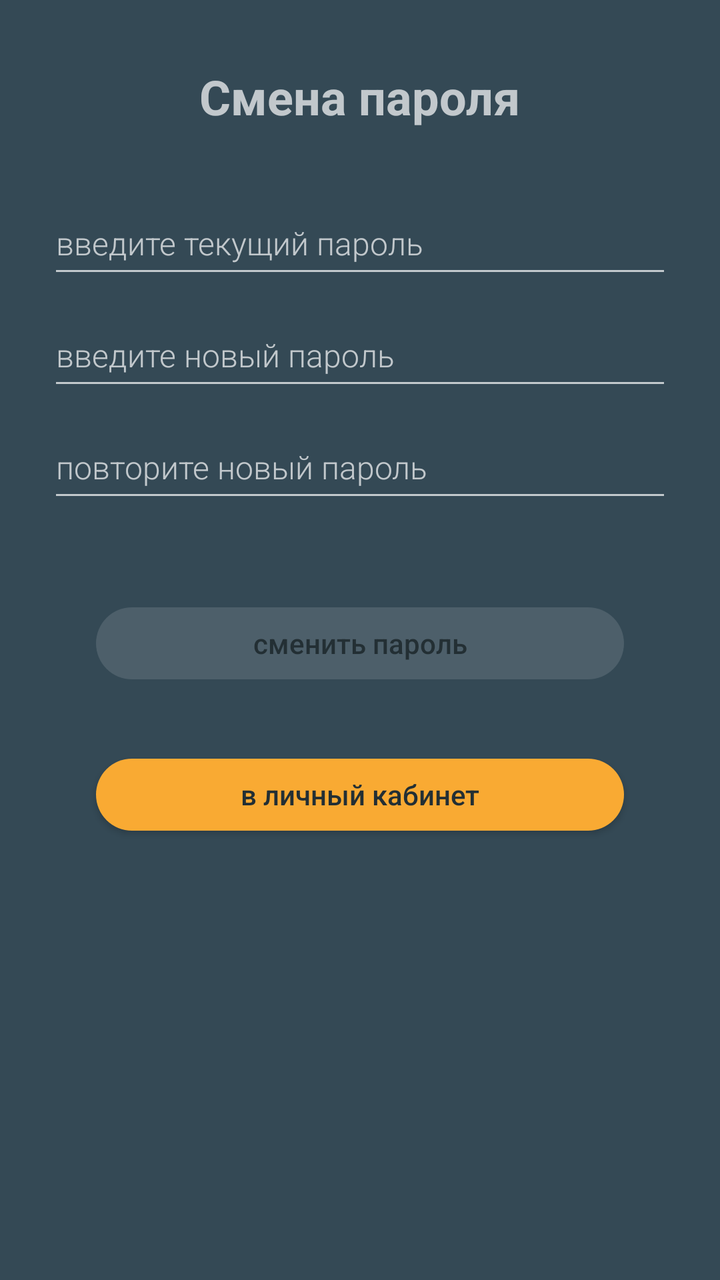
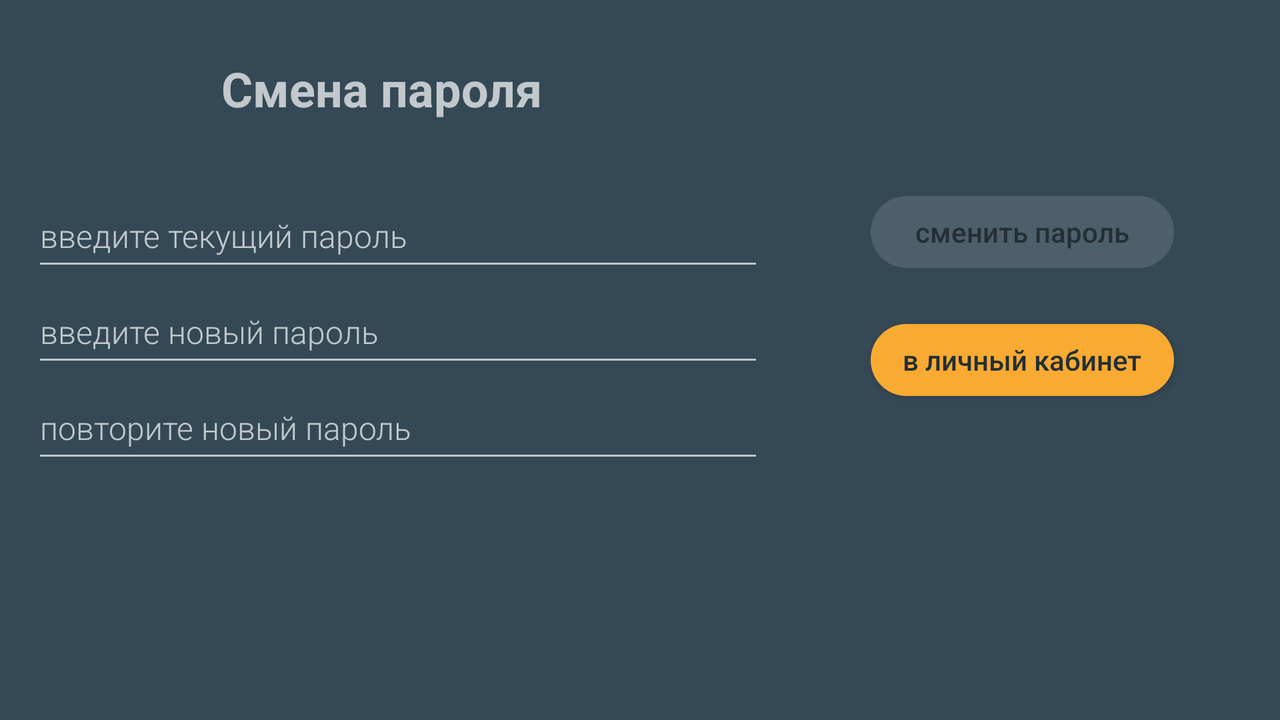

An Android layout and its configuration variant, each rendered on a device that would load it. The default file and the variant file are quoted in full after the pictures.
<!-- AndroidManifest.xml: application theme Theme.BzB -->
<!-- res/layout/fragment_change_password.xml -->
<?xml version="1.0" encoding="utf-8"?>
<androidx.constraintlayout.widget.ConstraintLayout xmlns:android="http://schemas.android.com/apk/res/android"
    xmlns:app="http://schemas.android.com/apk/res-auto"
    xmlns:tools="http://schemas.android.com/tools"
    android:layout_width="match_parent"
    android:layout_height="match_parent"
    android:id="@+id/container_change_password"
    android:background="@color/primaryColorDark"
    android:paddingLeft="@dimen/fragment_horizontal_margin"
    android:paddingTop="@dimen/fragment_vertical_margin"
    android:paddingRight="@dimen/fragment_horizontal_margin"
    android:paddingBottom="@dimen/fragment_vertical_margin"
    tools:context="fragments.ChangePasswordFragment"
    >
    <TextView
        android:id="@+id/tv_validation_header"
        android:layout_width="wrap_content"
        android:layout_height="wrap_content"
        android:text="@string/bzb_change_password_label"
        android:textSize="24sp"
        android:textStyle="bold"
        app:layout_constraintBottom_toTopOf="@+id/et_cp_password"
        app:layout_constraintEnd_toEndOf="parent"
        app:layout_constraintStart_toStartOf="parent"
        app:layout_constraintTop_toTopOf="parent" />

    <EditText
        android:id="@+id/et_cp_password"
        android:layout_width="0dp"
        android:layout_height="wrap_content"
        android:layout_marginStart="24dp"
        android:layout_marginTop="96dp"
        android:layout_marginEnd="24dp"
        android:fontFamily="sans-serif-light"
        android:hint="@string/current_password"
        android:inputType="textPassword"
        android:minHeight="48dp"
        android:selectAllOnFocus="true"
        android:textAppearance="@style/TextAppearance.AppCompat.Display4"
        android:textSize="16sp"
        app:layout_constraintEnd_toEndOf="parent"
        app:layout_constraintStart_toStartOf="parent"
        app:layout_constraintTop_toTopOf="parent" />

    <EditText
        android:id="@+id/et_cp_new_password"
        android:layout_width="0dp"
        android:layout_height="wrap_content"
        android:layout_marginStart="24dp"
        android:layout_marginTop="8dp"
        android:layout_marginEnd="24dp"
        android:hint="@string/new_password"
        android:imeActionLabel="@string/action_sign_in_short"
        android:imeOptions="actionDone"
        android:inputType="textPassword"
        android:minHeight="48dp"
        android:selectAllOnFocus="true"
        android:textAppearance="@style/TextAppearance.AppCompat.Display4"
        android:textColorLink="#FF03DAC5"
        android:textSize="16sp"
        app:layout_constraintEnd_toEndOf="parent"
        app:layout_constraintStart_toStartOf="parent"
        app:layout_constraintTop_toBottomOf="@+id/et_cp_password" />

    <EditText
        android:id="@+id/et_cp_new_password_confirm"
        android:layout_width="0dp"
        android:layout_height="wrap_content"
        android:layout_marginStart="24dp"
        android:layout_marginTop="8dp"
        android:layout_marginEnd="24dp"
        android:hint="@string/new_password_confirm"
        android:imeActionLabel="@string/action_sign_in_short"
        android:imeOptions="actionDone"
        android:inputType="textPassword"
        android:minHeight="48dp"
        android:selectAllOnFocus="true"
        android:textAppearance="@style/TextAppearance.AppCompat.Display4"
        android:textColorLink="#FF03DAC5"
        android:textSize="16sp"
        app:layout_constraintEnd_toEndOf="parent"
        app:layout_constraintStart_toStartOf="parent"
        app:layout_constraintTop_toBottomOf="@+id/et_cp_new_password" />

    <Button
        android:id="@+id/b_cp_change_pass"
        android:layout_width="0dp"
        android:layout_height="wrap_content"
        android:layout_gravity="start"
        android:layout_marginStart="48dp"
        android:layout_marginTop="16dp"
        android:layout_marginEnd="48dp"
        android:layout_marginBottom="64dp"
        android:enabled="false"
        android:fontFamily="sans-serif-medium"
        android:text="@string/action_change_password"
        android:textAppearance="@style/TextAppearance.AppCompat.Display4"
        android:textColor="@color/primaryColorBlue"
        android:textSize="14sp"
        app:cornerRadius="20dp"
        app:layout_constraintBottom_toBottomOf="parent"
        app:layout_constraintEnd_toEndOf="parent"
        app:layout_constraintStart_toStartOf="parent"
        app:layout_constraintTop_toBottomOf="@+id/et_cp_new_password_confirm"
        app:layout_constraintVertical_bias="0.1" />

    <ProgressBar
        android:id="@+id/cp_loading"
        android:layout_width="wrap_content"
        android:layout_height="wrap_content"
        android:layout_gravity="center"
        android:layout_marginStart="32dp"
        android:layout_marginTop="64dp"
        android:layout_marginEnd="32dp"
        android:layout_marginBottom="64dp"
        android:visibility="gone"
        app:layout_constraintBottom_toBottomOf="parent"
        app:layout_constraintEnd_toEndOf="@+id/et_cp_new_password_confirm"
        app:layout_constraintStart_toStartOf="@+id/et_cp_new_password_confirm"
        app:layout_constraintTop_toTopOf="parent"
        app:layout_constraintVertical_bias="0.3" />

    <Button
        android:id="@+id/b_cp_back_to_user_page"
        android:layout_width="0dp"
        android:layout_height="wrap_content"
        android:layout_marginStart="48dp"
        android:layout_marginTop="16dp"
        android:layout_marginEnd="48dp"
        android:fontFamily="sans-serif-medium"
        android:text="@string/action_back_to_user_page"
        android:textAppearance="@style/TextAppearance.AppCompat.Display4"
        android:textColor="@color/primaryColorBlue"
        android:textSize="14sp"
        app:cornerRadius="20dp"
        app:layout_constraintBottom_toBottomOf="parent"
        app:layout_constraintEnd_toEndOf="parent"
        app:layout_constraintStart_toStartOf="parent"
        app:layout_constraintTop_toBottomOf="@+id/b_cp_change_pass"
        app:layout_constraintVertical_bias="0.05" />

</androidx.constraintlayout.widget.ConstraintLayout>
<!-- resources referenced by this layout -->
<resources>
  <color name="primaryColorBlue">#232F34</color>
  <color name="primaryColorDark">#344955</color>
  <string name="action_back_to_user_page">в личный кабинет</string>
  <string name="action_change_password">сменить пароль</string>
  <string name="action_sign_in_short">Sign in</string>
  <string name="bzb_change_password_label">Смена пароля</string>
  <string name="current_password">введите текущий пароль</string>
  <string name="new_password">введите новый пароль</string>
  <string name="new_password_confirm">повторите новый пароль</string>
  <style name="Theme.BzB" parent="Theme.MaterialComponents">
          
          <item name="colorPrimary">@color/primaryColor</item>
          <item name="colorPrimaryVariant">@color/purple_700</item>
          <item name="colorOnPrimary">@color/white</item>
          
          <item name="colorSecondary">@color/primaryColorBlueL</item>
          <item name="colorSecondaryVariant">@color/primaryColorDark</item>
          <item name="colorOnSecondary">@color/black</item>
          
          <item name="android:statusBarColor" tools:targetApi="l">?attr/colorPrimaryVariant</item>
          
          <item name="android:windowAnimationStyle">@style/CustomActivityAnimation</item>
      </style>
  <color name="primaryColor">#F9AA33</color>
  <color name="purple_700">#FF3700B3</color>
  <color name="white">#FFFFFFFF</color>
  <color name="primaryColorBlueL">#4A6572</color>
  <color name="black">#FF000000</color>
  <style name="CustomActivityAnimation" parent="@android:style/Animation.Activity">
          <item name="android:activityOpenEnterAnimation">@anim/slide_in_right</item>
          <item name="android:activityOpenExitAnimation">@anim/slide_out_left</item>
          <item name="android:activityCloseEnterAnimation">@anim/slide_in_left</item>
          <item name="android:activityCloseExitAnimation">@anim/slide_out_right</item>
      </style>
</resources>
<!-- res/layout-land/fragment_change_password.xml (the repository's variant of the layout above) -->
<!-- drawn on the phone turned sideways -->
<?xml version="1.0" encoding="utf-8"?>
<androidx.constraintlayout.widget.ConstraintLayout xmlns:android="http://schemas.android.com/apk/res/android"
    xmlns:app="http://schemas.android.com/apk/res-auto"
    xmlns:tools="http://schemas.android.com/tools"
    android:layout_width="match_parent"
    android:layout_height="match_parent"
    android:id="@+id/container_change_password"
    android:background="@color/primaryColorDark"
    android:paddingLeft="@dimen/fragment_horizontal_margin"
    android:paddingTop="@dimen/fragment_vertical_margin"
    android:paddingRight="@dimen/fragment_horizontal_margin"
    android:paddingBottom="@dimen/fragment_vertical_margin"
    tools:context="fragments.ChangePasswordFragment"
    >

    <androidx.constraintlayout.widget.ConstraintLayout
        android:id="@+id/constraintLayout4"
        android:layout_width="0dp"
        android:layout_height="match_parent"
        app:layout_constraintBottom_toBottomOf="parent"
        app:layout_constraintEnd_toStartOf="@+id/guideline3"
        app:layout_constraintHorizontal_bias="0.0"
        app:layout_constraintStart_toStartOf="parent"
        app:layout_constraintTop_toTopOf="parent">

        <TextView
            android:id="@+id/tv_validation_header"
            android:layout_width="wrap_content"
            android:layout_height="wrap_content"
            android:layout_marginTop="28dp"
            android:text="@string/bzb_change_password_label"
            android:textSize="24sp"
            android:textStyle="bold"
            app:layout_constraintEnd_toEndOf="parent"
            app:layout_constraintStart_toStartOf="parent"
            app:layout_constraintTop_toTopOf="parent" />

        <EditText
            android:id="@+id/et_cp_password"
            android:layout_width="0dp"
            android:layout_height="wrap_content"
            android:layout_marginStart="16dp"
            android:layout_marginTop="32dp"
            android:fontFamily="sans-serif-light"
            android:hint="@string/current_password"
            android:inputType="textPassword"
            android:minHeight="48dp"
            android:selectAllOnFocus="true"
            android:textAppearance="@style/TextAppearance.AppCompat.Display4"
            android:textSize="16sp"
            android:imeOptions="flagNoExtractUi"
            app:layout_constraintEnd_toEndOf="parent"
            app:layout_constraintHorizontal_bias="1.0"
            app:layout_constraintStart_toStartOf="parent"
            app:layout_constraintTop_toBottomOf="@+id/tv_validation_header" />

        <EditText
            android:id="@+id/et_cp_new_password"
            android:layout_width="0dp"
            android:layout_height="wrap_content"
            android:hint="@string/new_password"
            android:imeActionLabel="@string/action_sign_in_short"
            android:imeOptions="flagNoExtractUi"
            android:inputType="textPassword"
            android:minHeight="48dp"
            android:selectAllOnFocus="true"
            android:textAppearance="@style/TextAppearance.AppCompat.Display4"
            android:textColorLink="#FF03DAC5"
            android:textSize="16sp"
            app:layout_constraintEnd_toEndOf="parent"
            app:layout_constraintStart_toStartOf="@+id/et_cp_password"
            app:layout_constraintTop_toBottomOf="@+id/et_cp_password" />

        <EditText
            android:id="@+id/et_cp_new_password_confirm"
            android:layout_width="0dp"
            android:layout_height="wrap_content"
            android:hint="@string/new_password_confirm"
            android:imeActionLabel="@string/action_sign_in_short"
            android:imeOptions="flagNoExtractUi"
            android:inputType="textPassword"
            android:minHeight="48dp"
            android:selectAllOnFocus="true"
            android:textAppearance="@style/TextAppearance.AppCompat.Display4"
            android:textColorLink="#FF03DAC5"
            android:textSize="16sp"
            app:layout_constraintEnd_toEndOf="parent"
            app:layout_constraintStart_toStartOf="@+id/et_cp_new_password"
            app:layout_constraintTop_toBottomOf="@+id/et_cp_new_password" />

    </androidx.constraintlayout.widget.ConstraintLayout>

    <androidx.constraintlayout.widget.ConstraintLayout
        android:id="@+id/constraintLayout3"
        android:layout_width="0dp"
        android:layout_height="match_parent"
        app:layout_constraintBottom_toBottomOf="parent"
        app:layout_constraintEnd_toEndOf="parent"
        app:layout_constraintHorizontal_bias="0.6"
        app:layout_constraintStart_toEndOf="@+id/constraintLayout4"
        app:layout_constraintTop_toTopOf="parent"
        app:layout_constraintVertical_bias="0.0">

        <Button
            android:id="@+id/b_cp_change_pass"
            android:layout_width="0dp"
            android:layout_height="wrap_content"
            android:layout_gravity="start"
            android:layout_marginBottom="16dp"
            android:enabled="false"
            android:fontFamily="sans-serif-medium"
            android:text="@string/action_change_password"
            android:textAppearance="@style/TextAppearance.AppCompat.Display4"
            android:textColor="@color/primaryColorBlue"
            android:textSize="14sp"
            app:cornerRadius="20dp"
            app:layout_constraintBottom_toTopOf="@+id/b_cp_back_to_user_page"
            app:layout_constraintEnd_toEndOf="@+id/b_cp_back_to_user_page"
            app:layout_constraintStart_toStartOf="@+id/b_cp_back_to_user_page" />

        <Button
            android:id="@+id/b_cp_back_to_user_page"
            android:layout_width="wrap_content"
            android:layout_height="wrap_content"
            android:fontFamily="sans-serif-medium"
            android:text="@string/action_back_to_user_page"
            android:textAppearance="@style/TextAppearance.AppCompat.Display4"
            android:textColor="@color/primaryColorBlue"
            android:textSize="14sp"
            app:cornerRadius="20dp"
            app:layout_constraintBottom_toBottomOf="parent"
            app:layout_constraintEnd_toEndOf="parent"
            app:layout_constraintStart_toStartOf="parent"
            app:layout_constraintTop_toTopOf="parent" />

        <ProgressBar
            android:id="@+id/cp_loading"
            android:layout_width="wrap_content"
            android:layout_height="wrap_content"
            android:layout_gravity="center"
            android:visibility="gone"
            app:layout_constraintBottom_toBottomOf="parent"
            app:layout_constraintEnd_toEndOf="@+id/b_cp_back_to_user_page" />
    </androidx.constraintlayout.widget.ConstraintLayout>

    <androidx.constraintlayout.widget.Guideline
        android:id="@+id/guideline3"
        android:layout_width="wrap_content"
        android:layout_height="wrap_content"
        android:orientation="vertical"
        app:layout_constraintGuide_begin="382dp" />

</androidx.constraintlayout.widget.ConstraintLayout>
